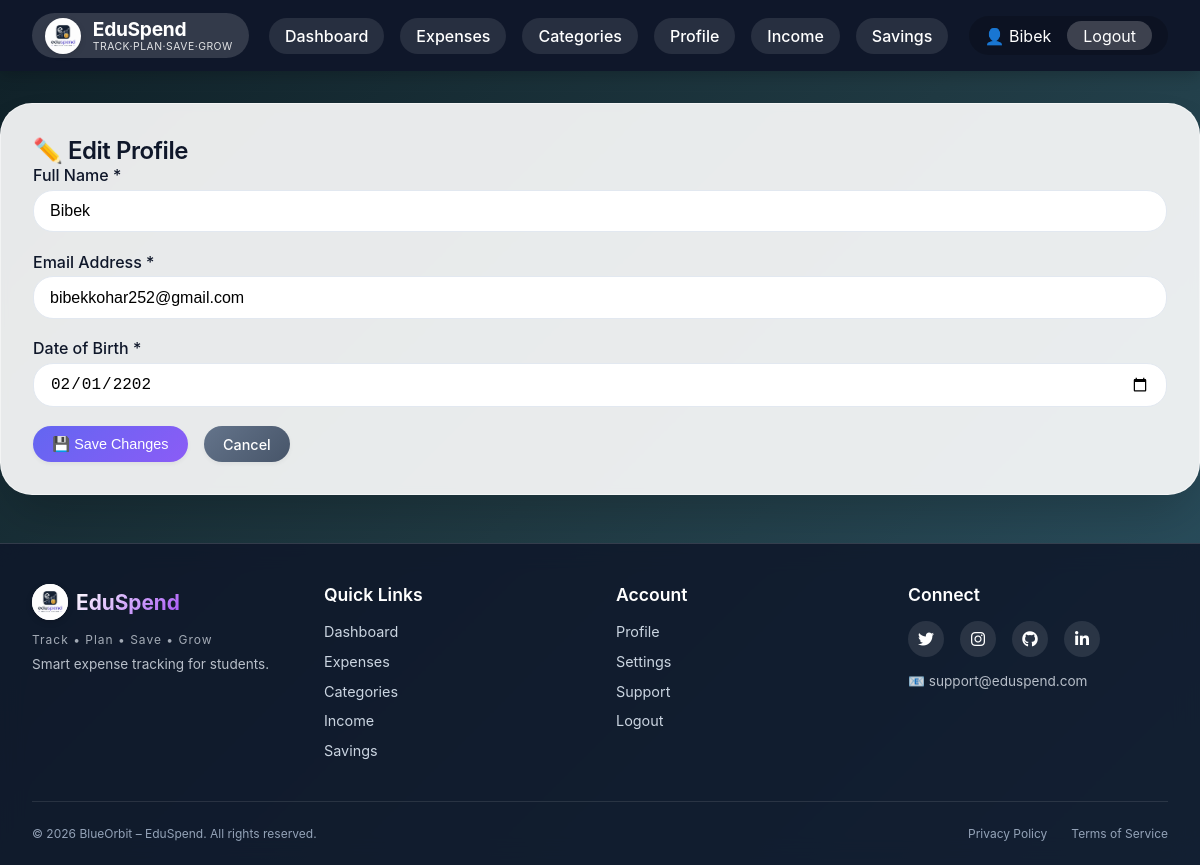
Screenshot of /modules/student/edit.php (signed in) with the database file from the repository.
### tables this page shows
CREATE TABLE `tblstudent` (
  `StudentID` int(11) NOT NULL,
  `FullName` varchar(100) NOT NULL,
  `Email` varchar(100) NOT NULL,
  `PasswordHash` varchar(255) NOT NULL,
  `DateOfBirth` date NOT NULL,
  `IsActive` tinyint(1) DEFAULT 1,
  `RegistrationDate` datetime DEFAULT current_timestamp()
);

### includes/Student.php (called while the page is built, shortened)
<?php
require_once __DIR__ . '/config.php';
class Student {
    public function __construct($data = null) {
        if ($data) {
            $this->fullName = $data['FullName'] ?? null;
            $this->email = $data['Email'] ?? null;
            $this->dateOfBirth = $data['DateOfBirth'] ?? null;
        }
    }
    public static function find($id) {
        global $pdo;
        $stmt = $pdo->prepare("SELECT * FROM tblStudent WHERE StudentID = ?");
        $stmt->execute([$id]);
        $data = $stmt->fetch(PDO::FETCH_ASSOC);
        return $data ? new Student($data) : null;
    }
}
?>

### modules/student/edit.php (the view, shortened to what this page needs)
<?php
require_once '../../includes/header.php';
require_once '../../includes/Student.php';
$uid = $_SESSION['user_id'];
$student = Student::find($uid);
?>
<h2>✏️ Edit Profile</h2>
<form method="post" class="modern-form">
    <div class="form-group">
        <label>Full Name *</label>
        <input type="text" name="fullname" value="<?= htmlspecialchars($student->fullName) ?>" required>
    </div>
    <div class="form-group">
        <label>Email Address *</label>
        <input type="email" name="email" value="<?= htmlspecialchars($student->email) ?>" required>
    </div>
    <div class="form-group">
        <label>Date of Birth *</label>
        <input type="date" name="dob" value="<?= $student->dateOfBirth ?>" required>
    </div>
    <div class="form-actions">
        <button type="submit" class="btn">💾 Save Changes</button>
        <a href="profile.php" class="btn btn-secondary">Cancel</a>
    </div>
</form>
<?php require_once '../../includes/footer.php'; ?>

### assets/css/style.css (style rules this page uses)
:root { --primary: #6366f1; --primary-dark: #4f46e5; --secondary: #10b981; --danger: #f43f5e; --warning: #f59e0b; --dark: #0f172a; --light: #f8fafc; --gray: #64748b; --glass: rgba(255, 255, 255, 0.2); --glass-border: rgba(255, 255, 255, 0.3); }
* { margin: 0; padding: 0; box-sizing: border-box; }
body { background: linear-gradient(135deg, #0f2027, #203a43, #2c5364); background-attachment: fixed; font-family: 'Inter', system-ui, -apple-system, 'Segoe UI', Roboto, Helvetica, Arial, sans-serif; min-height: 100vh; color: var(--dark); }
h1, h2, h3 { color: var(--dark); font-weight: 600; letter-spacing: -0.02em; }
.form-group { margin-bottom: 1.2rem; }
label { display: block; font-weight: 500; margin-bottom: 0.3rem; color: var(--dark); }
input, select, textarea { width: 100%; padding: 0.7rem 1rem; border: 1px solid #e2e8f0; border-radius: 20px; font-size: 1rem; transition: all 0.2s; background: white; }
.btn { display: inline-block; background: linear-gradient(135deg, #6366f1, #8b5cf6); color: white; padding: 0.6rem 1.2rem; border: none; border-radius: 40px; cursor: pointer; text-decoration: none; font-size: 0.9rem; font-weight: 500; transition: all 0.2s; box-shadow: 0 2px 4px rgba(0,0,0,0.05); }
.btn-secondary { background: linear-gradient(135deg, #64748b, #475569); }
.form-actions { display: flex; gap: 1rem; margin-top: 1rem; }

### rows the page displays
tblstudent: fullname "Bibek", email "bibekkohar252@gmail.com", dob "02/01/2202"

### other values shown
$_SESSION['user_name'] "Bibek"
